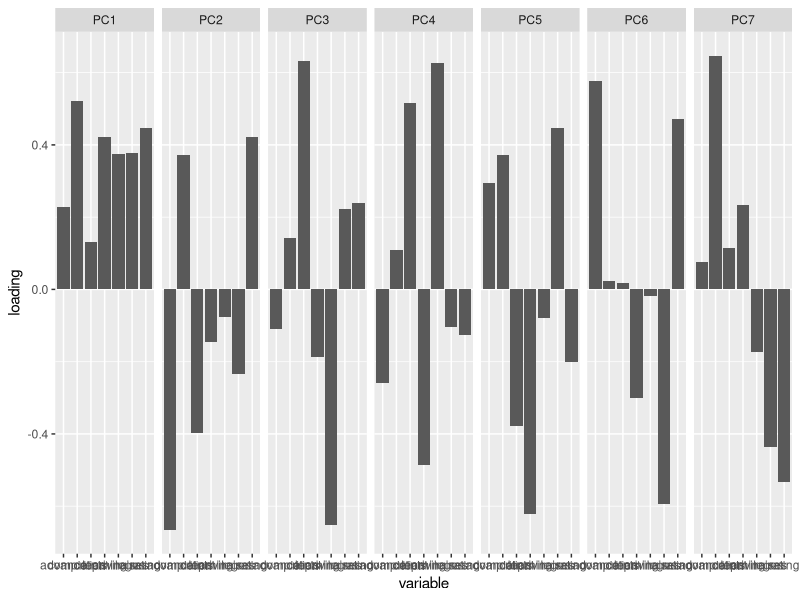
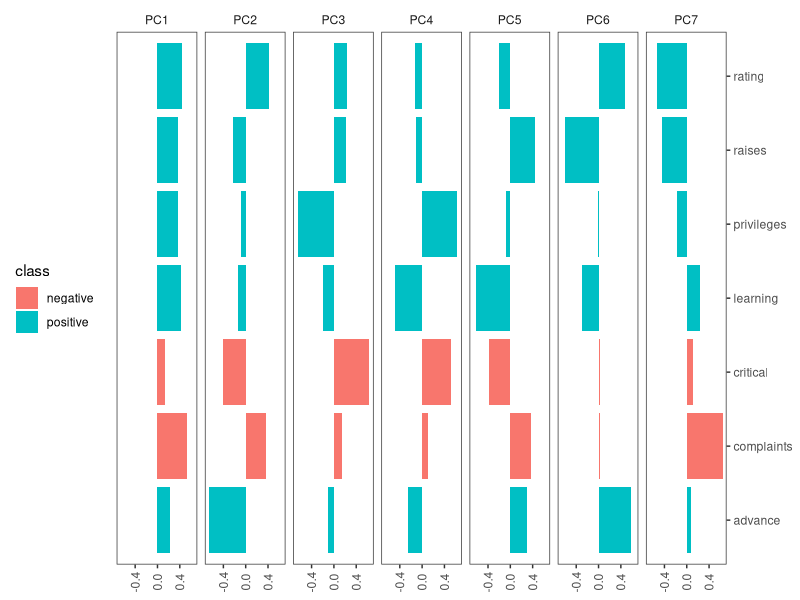

These charts were generated, in order, by the following R code:
## ---- chunk 1
knitr::opts_chunk$set(fig.path='{{ site.url }}/images/pca-barplot-')
## ---- chunk 2
head(attitude)
## ---- chunk 3
attitude.pca <- prcomp(attitude)
## ---- chunk 4
PCaxes<-attitude.pca$rotation
PCaxes
## ---- chunk 5
PCaxes<-as.data.frame(PCaxes)
PCaxes$variable<-rownames(PCaxes)
PCaxes$class <- c("positive","negative","positive","positive","positive","negative","positive")
## ---- chunk 6
library(tidyr)

df<-tidyr::gather(data=PCaxes,key=axis,value=loading,1:7)
head(df)
## ---- chunk 7
library(ggplot2)

ggplot(data=df) +
  geom_bar(aes(x=variable,y=loading),stat="identity") +
  facet_wrap(facets=~axis,nrow=1)
## ---- chunk 8
ggplot(df) +
  geom_bar(aes(x=variable,y=loading,fill=class),stat="identity") +
  scale_x_discrete(position="top") +
  scale_y_continuous(breaks = c(-.4,0,.4)) +
  coord_flip() +
  facet_wrap(~axis,nrow=1) +
  theme_bw()+
  theme(
    strip.background = element_blank(),
    axis.title = element_blank(),
    panel.grid.major = element_blank(),
    panel.grid.minor = element_blank(),
    legend.position = "left",
    axis.text.x = element_text(angle = 90, vjust = .5)
  )
